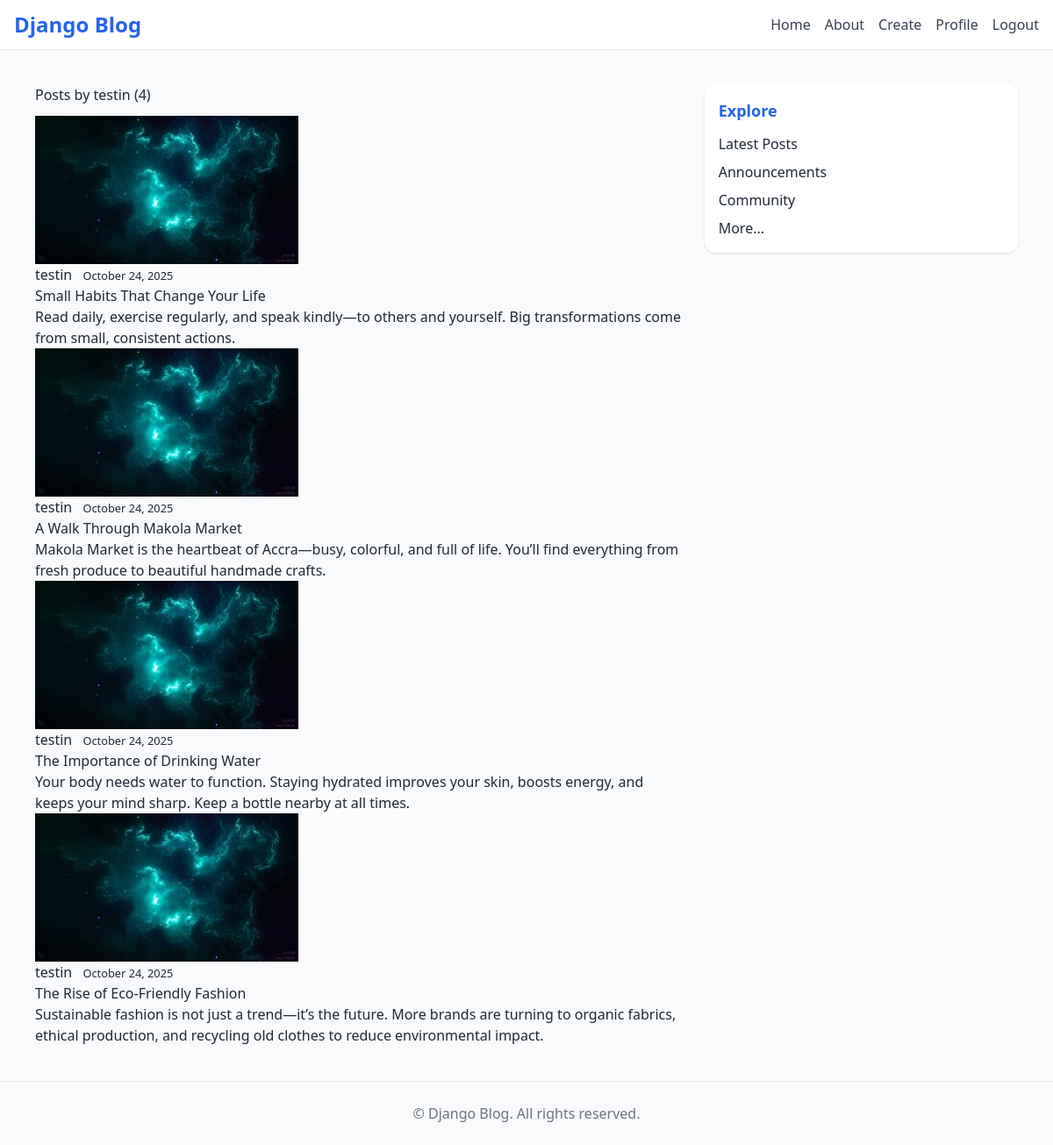
The app's page /user/testin/ (signed in) with its own data.
### blog/models.py (models this page shows, shortened)
class Post(models.Model):
    title = models.CharField(max_length=100)
    content = models.TextField()
    date_posted = models.DateTimeField(default=timezone.now)
    author = models.ForeignKey(User, on_delete=models.CASCADE)

### users/models.py (models this page shows, shortened)
class Profile(models.Model):
    user = models.OneToOneField(User, on_delete=models.CASCADE)
    bio = models.TextField(blank=True)
    image = models.ImageField(default='default.jpg', upload_to='profile_pics')

### blog/views.py (the view)
# urls.py: path('user/<str:username>/', UserPostListView.as_view(), name='user-posts'),
class UserPostListView(ListView):
    model = Post
    template_name = 'blog/user_posts.html'  # <app>/<model>_<viewtype>.html
    context_object_name = 'posts'
    paginate_by = 5
    def get_queryset(self):
        user = get_object_or_404(User, username=self.kwargs.get('username'))
        return Post.objects.filter(author = user).order_by('-date_posted')

### blog/templates/blog/user_posts.html (shortened to what this page needs)
{% extends "blog/base.html" %}
{% block content %}
    <h1 class="mb-3" > Posts by {{ view.kwargs.username }} ({{ page_obj.paginator.count }}) </h1>
    {% for post in posts %}
    <article class="media content-section">
        <img class="rounded-circle article-img" src="{{ post.author.profile.image.url}}">
    <div class="media-body">
        <div class="article-metadata">
        <a class="mr-2" href="{% url 'user-posts' post.author.username %}">{{ post.author }}</a>
        <small class="text-muted">{{ post.date_posted|date:"F d, Y" }}</small>
        </div>
        <h2><a class="article-title" href="{% url 'post-detail' post.id %}">{{ post.title }}</a></h2>
        <p class="article-content">{{ post.content }}</p>
    </div>
    </article>
    {% endfor %}
{% endblock content %}

### records on screen
Post: author.profile.image (placeholder picture), author "testin", date_posted "October 24, 2025", title "Small Habits That Change Your Life", content "Read daily, exercise regularly, and speak kindly—to others and yourself. Big transformations come from small, consistent actions."
Post: author.profile.image (placeholder picture), author "testin", date_posted "October 24, 2025", title "A Walk Through Makola Market", content "Makola Market is the heartbeat of Accra—busy, colorful, and full of life. You’ll find everything from fresh produce to beautiful handmade crafts."
Post: author.profile.image (placeholder picture), author "testin", date_posted "October 24, 2025", title "The Importance of Drinking Water", content "Your body needs water to function. Staying hydrated improves your skin, boosts energy, and keeps your mind sharp. Keep a bottle nearby at all times."
Post: author.profile.image (placeholder picture), author "testin", date_posted "October 24, 2025", title "The Rise of Eco-Friendly Fashion", content "Sustainable fashion is not just a trend—it’s the future. More brands are turning to organic fabrics, ethical production, and recycling old clothes to reduce environmental impact."

### other values on screen
{{ view.kwargs.username }} "testin"
{{ page_obj.paginator.count }} "4"
